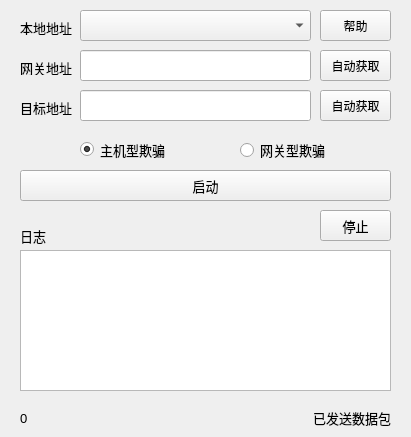
<?xml version="1.0" encoding="UTF-8"?>
<ui version="4.0">
 <author>keyblue</author>
 <class>Form</class>
 <widget class="QWidget" name="Form">
  <property name="geometry">
   <rect>
    <x>0</x>
    <y>0</y>
    <width>411</width>
    <height>437</height>
   </rect>
  </property>
  <property name="windowTitle">
   <string>Arp-Spoof</string>
  </property>
  <property name="windowIcon">
   <iconset>
    <normaloff>Ui/icon.ico</normaloff>Ui/icon.ico</iconset>
  </property>
  <widget class="QLabel" name="label">
   <property name="geometry">
    <rect>
     <x>20</x>
     <y>100</y>
     <width>53</width>
     <height>15</height>
    </rect>
   </property>
   <property name="font">
    <font>
     <pointsize>10</pointsize>
    </font>
   </property>
   <property name="lineWidth">
    <number>1</number>
   </property>
   <property name="text">
    <string>目标地址</string>
   </property>
   <property name="textFormat">
    <enum>Qt::PlainText</enum>
   </property>
   <property name="scaledContents">
    <bool>false</bool>
   </property>
  </widget>
  <widget class="QLabel" name="label_2">
   <property name="geometry">
    <rect>
     <x>20</x>
     <y>20</y>
     <width>53</width>
     <height>15</height>
    </rect>
   </property>
   <property name="font">
    <font>
     <pointsize>10</pointsize>
    </font>
   </property>
   <property name="lineWidth">
    <number>1</number>
   </property>
   <property name="text">
    <string>本地地址</string>
   </property>
   <property name="textFormat">
    <enum>Qt::PlainText</enum>
   </property>
   <property name="scaledContents">
    <bool>false</bool>
   </property>
  </widget>
  <widget class="QLineEdit" name="lineEdit_gateway">
   <property name="geometry">
    <rect>
     <x>80</x>
     <y>50</y>
     <width>231</width>
     <height>31</height>
    </rect>
   </property>
   <property name="font">
    <font>
     <family>Microsoft YaHei</family>
     <pointsize>13</pointsize>
     <bold>false</bold>
     <kerning>true</kerning>
    </font>
   </property>
   <property name="text">
    <string/>
   </property>
  </widget>
  <widget class="QPushButton" name="pushButton_help">
   <property name="geometry">
    <rect>
     <x>320</x>
     <y>10</y>
     <width>71</width>
     <height>31</height>
    </rect>
   </property>
   <property name="text">
    <string>帮助</string>
   </property>
  </widget>
  <widget class="QPushButton" name="pushButton_gateway">
   <property name="geometry">
    <rect>
     <x>320</x>
     <y>50</y>
     <width>71</width>
     <height>31</height>
    </rect>
   </property>
   <property name="text">
    <string>自动获取</string>
   </property>
  </widget>
  <widget class="QLineEdit" name="lineEdit_targethost">
   <property name="geometry">
    <rect>
     <x>80</x>
     <y>90</y>
     <width>231</width>
     <height>31</height>
    </rect>
   </property>
   <property name="font">
    <font>
     <family>Microsoft YaHei</family>
     <pointsize>13</pointsize>
    </font>
   </property>
   <property name="text">
    <string/>
   </property>
  </widget>
  <widget class="QPushButton" name="pushButton_targethost">
   <property name="geometry">
    <rect>
     <x>320</x>
     <y>90</y>
     <width>71</width>
     <height>31</height>
    </rect>
   </property>
   <property name="text">
    <string>自动获取</string>
   </property>
  </widget>
  <widget class="QLabel" name="label_3">
   <property name="geometry">
    <rect>
     <x>20</x>
     <y>60</y>
     <width>53</width>
     <height>15</height>
    </rect>
   </property>
   <property name="font">
    <font>
     <pointsize>10</pointsize>
    </font>
   </property>
   <property name="lineWidth">
    <number>1</number>
   </property>
   <property name="text">
    <string>网关地址</string>
   </property>
   <property name="textFormat">
    <enum>Qt::PlainText</enum>
   </property>
   <property name="scaledContents">
    <bool>false</bool>
   </property>
  </widget>
  <widget class="QTextEdit" name="textEdit_log">
   <property name="geometry">
    <rect>
     <x>20</x>
     <y>250</y>
     <width>371</width>
     <height>141</height>
    </rect>
   </property>
   <property name="font">
    <font>
     <pointsize>9</pointsize>
    </font>
   </property>
   <property name="html">
    <string>&lt;!DOCTYPE HTML PUBLIC &quot;-//W3C//DTD HTML 4.0//EN&quot; &quot;http://www.w3.org/TR/REC-html40/strict.dtd&quot;&gt;
&lt;html&gt;&lt;head&gt;&lt;meta name=&quot;qrichtext&quot; content=&quot;1&quot; /&gt;&lt;meta charset=&quot;utf-8&quot; /&gt;&lt;style type=&quot;text/css&quot;&gt;
p, li { white-space: pre-wrap; }
hr { height: 1px; border-width: 0; }
li.unchecked::marker { content: &quot;\2610&quot;; }
li.checked::marker { content: &quot;\2612&quot;; }
&lt;/style&gt;&lt;/head&gt;&lt;body style=&quot; font-family:'Microsoft YaHei UI'; font-size:9pt; font-weight:400; font-style:normal;&quot;&gt;
&lt;p style=&quot;-qt-paragraph-type:empty; margin-top:0px; margin-bottom:0px; margin-left:0px; margin-right:0px; -qt-block-indent:0; text-indent:0px;&quot;&gt;&lt;br /&gt;&lt;/p&gt;&lt;/body&gt;&lt;/html&gt;</string>
   </property>
  </widget>
  <widget class="QLabel" name="label_4">
   <property name="geometry">
    <rect>
     <x>20</x>
     <y>220</y>
     <width>51</width>
     <height>31</height>
    </rect>
   </property>
   <property name="font">
    <font>
     <pointsize>10</pointsize>
    </font>
   </property>
   <property name="lineWidth">
    <number>1</number>
   </property>
   <property name="text">
    <string>日志</string>
   </property>
   <property name="textFormat">
    <enum>Qt::PlainText</enum>
   </property>
   <property name="scaledContents">
    <bool>false</bool>
   </property>
  </widget>
  <widget class="QLabel" name="label_5">
   <property name="geometry">
    <rect>
     <x>300</x>
     <y>410</y>
     <width>91</width>
     <height>16</height>
    </rect>
   </property>
   <property name="font">
    <font>
     <pointsize>10</pointsize>
    </font>
   </property>
   <property name="lineWidth">
    <number>1</number>
   </property>
   <property name="text">
    <string>已发送数据包</string>
   </property>
   <property name="textFormat">
    <enum>Qt::PlainText</enum>
   </property>
   <property name="scaledContents">
    <bool>false</bool>
   </property>
   <property name="alignment">
    <set>Qt::AlignRight|Qt::AlignTrailing|Qt::AlignVCenter</set>
   </property>
  </widget>
  <widget class="QLabel" name="label_quantity">
   <property name="geometry">
    <rect>
     <x>20</x>
     <y>410</y>
     <width>91</width>
     <height>16</height>
    </rect>
   </property>
   <property name="font">
    <font>
     <pointsize>10</pointsize>
    </font>
   </property>
   <property name="lineWidth">
    <number>1</number>
   </property>
   <property name="text">
    <string>0</string>
   </property>
   <property name="textFormat">
    <enum>Qt::PlainText</enum>
   </property>
   <property name="scaledContents">
    <bool>false</bool>
   </property>
   <property name="alignment">
    <set>Qt::AlignLeading|Qt::AlignLeft|Qt::AlignVCenter</set>
   </property>
  </widget>
  <widget class="QRadioButton" name="radioButton_one">
   <property name="geometry">
    <rect>
     <x>80</x>
     <y>140</y>
     <width>95</width>
     <height>19</height>
    </rect>
   </property>
   <property name="font">
    <font>
     <family>Microsoft YaHei UI Light</family>
     <pointsize>10</pointsize>
    </font>
   </property>
   <property name="text">
    <string>主机型欺骗</string>
   </property>
   <property name="checked">
    <bool>true</bool>
   </property>
  </widget>
  <widget class="QRadioButton" name="radioButton_tow">
   <property name="geometry">
    <rect>
     <x>240</x>
     <y>140</y>
     <width>88</width>
     <height>20</height>
    </rect>
   </property>
   <property name="font">
    <font>
     <family>Microsoft YaHei UI Light</family>
     <pointsize>10</pointsize>
    </font>
   </property>
   <property name="text">
    <string>网关型欺骗</string>
   </property>
  </widget>
  <widget class="QPushButton" name="pushButton_start">
   <property name="enabled">
    <bool>true</bool>
   </property>
   <property name="geometry">
    <rect>
     <x>20</x>
     <y>170</y>
     <width>371</width>
     <height>31</height>
    </rect>
   </property>
   <property name="font">
    <font>
     <pointsize>10</pointsize>
    </font>
   </property>
   <property name="text">
    <string>启动</string>
   </property>
  </widget>
  <widget class="QPushButton" name="pushButton_stop">
   <property name="geometry">
    <rect>
     <x>320</x>
     <y>210</y>
     <width>71</width>
     <height>31</height>
    </rect>
   </property>
   <property name="font">
    <font>
     <pointsize>10</pointsize>
    </font>
   </property>
   <property name="text">
    <string>停止</string>
   </property>
  </widget>
  <widget class="QComboBox" name="comboBox_localhost">
   <property name="geometry">
    <rect>
     <x>80</x>
     <y>10</y>
     <width>231</width>
     <height>31</height>
    </rect>
   </property>
   <property name="font">
    <font>
     <family>Microsoft YaHei</family>
     <pointsize>13</pointsize>
    </font>
   </property>
   <property name="locale">
    <locale language="English" country="UnitedStates"/>
   </property>
  </widget>
 </widget>
 <resources/>
 <connections/>
</ui>
